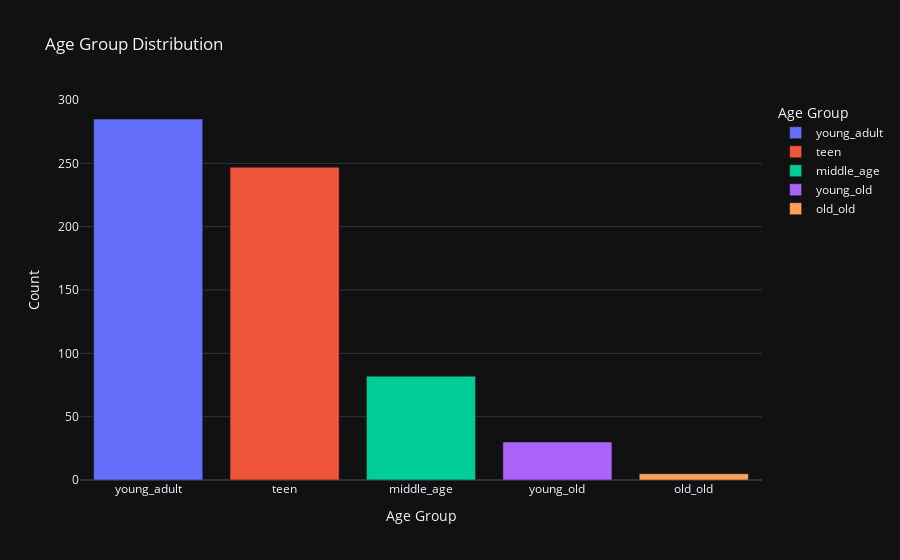

Write notebook code for a chart like this one.
### Code cell
fig = px.bar(Age_Group, x='age_group', y='count', 
             title='Age Group Distribution', 
             color='age_group',
             labels={'age_group': 'Age Group', 'count': 'Count'},
             template='plotly_dark')
fig.show()

### Figure 1 — Plotly figure (JSON) as saved in the notebook; plotly's stock layout.template omitted (floating-point values rounded to 4 significant figures)
{"data": [{"alignmentgroup": "True", "hovertemplate": "Age Group=%{x}<br>Count=%{y}<extra></extra>", "legendgroup": "young_adult", "marker": {"color": "#636efa", "pattern": {"shape": ""}}, "name": "young_adult", "offsetgroup": "young_adult", "orientation": "v", "showlegend": true, "textposition": "auto", "type": "bar", "x": ["young_adult"], "xaxis": "x", "y": [285], "yaxis": "y"}, {"alignmentgroup": "True", "hovertemplate": "Age Group=%{x}<br>Count=%{y}<extra></extra>", "legendgroup": "teen", "marker": {"color": "#EF553B", "pattern": {"shape": ""}}, "name": "teen", "offsetgroup": "teen", "orientation": "v", "showlegend": true, "textposition": "auto", "type": "bar", "x": ["teen"], "xaxis": "x", "y": [247], "yaxis": "y"}, {"alignmentgroup": "True", "hovertemplate": "Age Group=%{x}<br>Count=%{y}<extra></extra>", "legendgroup": "middle_age", "marker": {"color": "#00cc96", "pattern": {"shape": ""}}, "name": "middle_age", "offsetgroup": "middle_age", "orientation": "v", "showlegend": true, "textposition": "auto", "type": "bar", "x": ["middle_age"], "xaxis": "x", "y": [82], "yaxis": "y"}, {"alignmentgroup": "True", "hovertemplate": "Age Group=%{x}<br>Count=%{y}<extra></extra>", "legendgroup": "young_old", "marker": {"color": "#ab63fa", "pattern": {"shape": ""}}, "name": "young_old", "offsetgroup": "young_old", "orientation": "v", "showlegend": true, "textposition": "auto", "type": "bar", "x": ["young_old"], "xaxis": "x", "y": [30], "yaxis": "y"}, {"alignmentgroup": "True", "hovertemplate": "Age Group=%{x}<br>Count=%{y}<extra></extra>", "legendgroup": "old_old", "marker": {"color": "#FFA15A", "pattern": {"shape": ""}}, "name": "old_old", "offsetgroup": "old_old", "orientation": "v", "showlegend": true, "textposition": "auto", "type": "bar", "x": ["old_old"], "xaxis": "x", "y": [5], "yaxis": "y"}], "layout": {"barmode": "relative", "legend": {"title": {"text": "Age Group"}, "tracegroupgap": 0}, "title": {"text": "Age Group Distribution"}, "xaxis": {"anchor": "y", "categoryarray": ["young_adult", "teen", "middle_age", "young_old", "old_old"], "categoryorder": "array", "domain": [0, 1], "title": {"text": "Age Group"}}, "yaxis": {"anchor": "x", "domain": [0, 1], "title": {"text": "Count"}}}}
